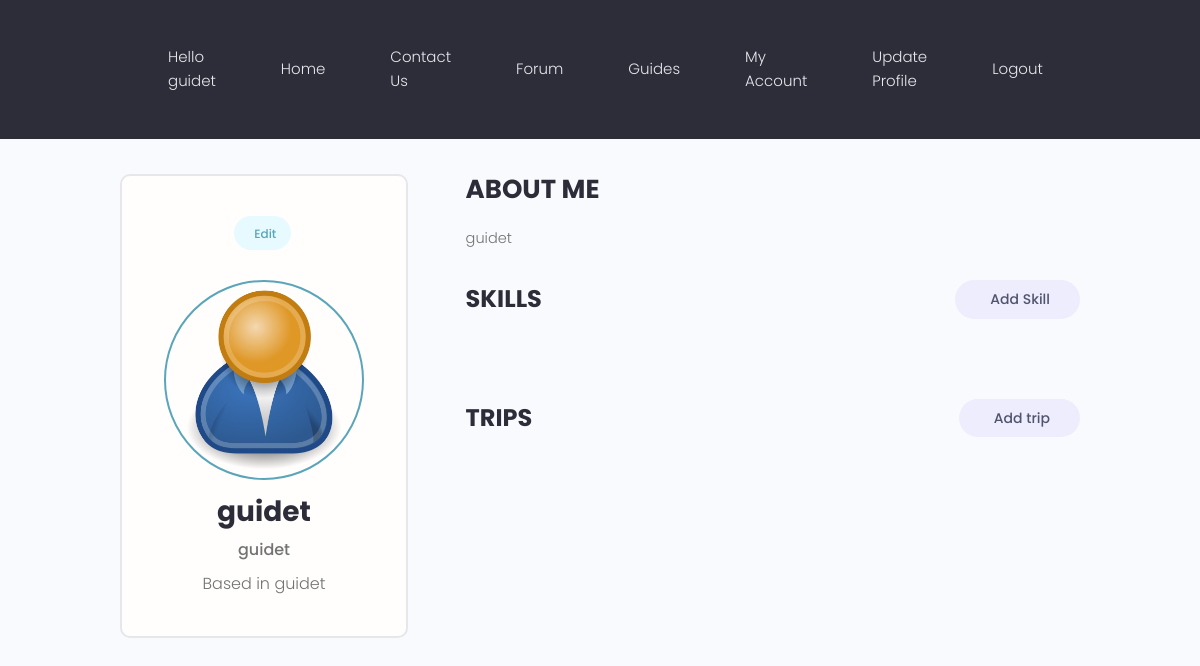
/users/account/ (signed in), run on the app's committed database.
### users/models.py (models this page shows, shortened)
class Profile(models.Model):
    user = models.OneToOneField(User, on_delete=models.CASCADE, null=True, blank=True)
    name = models.CharField(max_length=200, blank=True, null=True)
    email = models.EmailField(max_length=500, blank=True, null= True)
    username =  models.CharField(max_length=200, blank=True, null=True)
    location =  models.CharField(max_length=200, blank=True, null=True)
    short_intro = models.CharField(max_length=200, blank = True, null=True)
    bio = models.TextField(blank=True,null=True)
    profile_image = models.ImageField(
        null=True, blank=True, upload_to='profiles/', default= "profiles/user-default.png")
    guide_confirmation = models.ImageField(
        null=True, blank=True, upload_to='profiles/')
    admin_approved=models.BooleanField(default=False)
    created = models.DateTimeField(auto_now_add=True)
    id = models.UUIDField(default=uuid.uuid4, unique=True, primary_key=True,editable=False)

### users/views.py (the view)
# urls.py: path('account/',views.userAccount, name="account"),
@login_required(login_url='login')
def userAccount(request):
    profile = request.user.profile
    Skills = profile.skill_set.all()
    trips = profile.trip_set.all()
    context = {'profile':profile, 'skills':Skills, 'trips':trips}
    return render(request,'users/account.html',context)

### forum/context_processors.py (called while the page is built, shortened)
def searchFunction(request):
    search_context = {}
    posts = Post.objects.all()
    return search_context

### users/templates/users/account.html (shortened to what this page needs)
{% extends 'main.html' %}
{% block content %}
  <main class="settingsPage profile my-md">
    <div class="container">
      <div class="layout">
        <div class="column column--1of3">
          <div class="card text-center">
            <div class="card__body dev">
              <a class="tag tag--pill tag--main settings__btn" href="{% url 'edit-account' %}"> Edit</a>
              <img class="avatar avatar--xl dev__avatar" src="{{ profile.profile_image.url }}" />
              <h2 class="dev__name">{{profile.name}}</h2>
              <p class="dev__title">{{profile.short_intro}}</p>
              <p class="dev__location">Based in {{ profile.location }}</p>
            </div>
          </div>
        </div>
        <div class="column column--2of3">
          <div class="devInfo">
            <h3 class="devInfo__title">About Me</h3>
            <p class="devInfo__about">{{ profile.bio }}</p>
          </div>
          <div class="settings">
            <h3 class="settings__title">Skills</h3>
            <a class="tag tag--pill tag--sub settings__btn tag--lg" href="{% url 'create-skill' %}"> Add Skill</a>
          </div>
          <div class="settings">
            <h3 class="settings__title">Trips</h3>
            <a class="tag tag--pill tag--sub settings__btn tag--lg" href="{% url 'create-trip' %}"> Add trip</a>
          </div>
        </div>
      </div>
    </div>
  </main>
{% endblock content %}

### templates/navbar.html (shortened to what this page needs)
{% load static %}
 <header class="header">
    <div class="container container--narrow">
      <nav class="header__nav">
        <ul class="header__menu">
          {% if user.is_authenticated %}
          <li class="header__menuItem"><a >Hello {{user}} </a></li>
          {%endif%}
          <li class="header__menuItem"><a href="{% url 'trips' %}">Home</a></li>
          <li class="header__menuItem"><a href="{% url 'contact' %}">Contact Us</a></li>
          <li class="header__menuItem"><a href="{% url 'forumhome' %}">Forum</a></li>
          <li class="header__menuItem"><a href="{% url 'profiles' %}">Guides</a></li>
          {% if user.is_authenticated %}
          <li class="header__menuItem"><a href="{% url 'account' %}">My Account</a></li>
          <li class="header__menuItem"><a href="{% url 'update_profile' %}">Update Profile</a></li>
          <li class="header__menuItem"><a href="{% url 'logout' %}">Logout</a></li>
          {% else %}
          <li class="header__menuItem"><a href="{% url 'signin' %}" class="btn btn--sub">Login</a></li>
          <li class="header__menuItem"><a href="{% url 'signup' %}" class="btn btn--sub">Signup</a></li>
          {% endif %}
        </ul>
      </nav>
    </div>
  </header>

### static/styles/app.css (style rules this page uses)
:root { --color-sub: #2d2d39; }
.card { border: 2px solid var(--color-light); }
img { width: 100%; }
.header { position: sticky; z-index: 111; background-color: var(--color-sub); padding: 1.5rem 0; }
.header > .container { display: flex; justify-content: space-between; align-items: center; }
.header__nav > ul { display: inline-flex; align-items: center; list-style: none; gap: 6.5rem; }
.header__menuItem > a { color: var(--color-light); font-weight: 300; }
.profile .card > .dev { padding: 4rem; }
.dev__avatar { display: block; margin: auto; }
.dev__name { color: var(--color-sub); font-size: 2.8rem; font-weight: 700; margin-top: 1rem; margin-bottom: 0.5rem; }
.dev__title { font-size: 1.6rem; font-weight: 500; line-height: 1.3; }
.dev__location { margin-top: 1rem; }
.devInfo { margin-bottom: 3rem; }
.devInfo__title, .devInfo__subtitle { font-size: 2.6rem; color: var(--color-sub); text-transform: uppercase; font-weight: 700; margin-bottom: 1.5rem; }
.devInfo__about, .devSkill__info { font-size: 1.45rem; line-height: 1.7; text-align: justify; }
.settingsPage .dev > .settings__btn { display: inline-block; margin-bottom: 3rem; }
.settings { display: flex; justify-content: space-between; align-items: center; }
.settings__title { font-size: 2.4rem; text-transform: uppercase; font-weight: 700; color: var(--color-sub); }

### static/uikit/styles/modules/_variables.css (style rules this page uses)
:root { --color-main: #5aa5b9; --color-main-light: #e6faff; --color-sub: #3f4156; --color-sub-light: #51546e; --color-sub-lighter: #ededfd; --color-text: #737373; --color-gray: #8b8b8b; --color-light: #e5e7eb; --color-light-gray: #767676; --color-bg: #f8fafd; --color-white: #fffefd; --color-white-light: #f3f3f3; --color-success: #359e64; --color-success-bg: #def8e8; --color-error: #fc4b0b; --color-error-bg: #fff2ee; --font-base: 'Poppins', arial, helvetica, 'Segoe UI', roboto, ubuntu, sans-serif; --font-monospace: 'Fira Code', 'Courier New', courier, monospace; --font-regular: 300; --font-medium: 500; --font-bold: 700; --generic-shadow: 1px 1px 5px #00000010; --generic-transition: all 0.3s ease-in-out; }

### static/uikit/styles/modules/_base.css (style rules this page uses)
* { margin: 0; padding: 0; box-sizing: border-box; text-rendering: optimizeLegibility; color: inherit; font-size: inherit; }
html { font-size: 50%; }
@media only screen and (min-width: 480px) { html { font-size: 56.25%; } }
@media only screen and (min-width: 1200px) { html { font-size: 62.5%; } }
body { line-height: 1.6; font-weight: 400; font-size: 1.5rem; color: var(--color-text); background-color: var(--color-bg); min-height: 100vh; }

### static/uikit/styles/modules/_typography.css (style rules this page uses)
* { font-family: var(--font-base); }
h2 { font-size: 3.6rem; font-weight: var(--font-bold); }
h3 { font-size: 3.2rem; font-weight: var(--font-medium); }
p, span, strong { font-size: 1.6rem; color: var(--color-text); font-weight: var(--font-regular); }
a { padding-bottom: 2px; text-decoration: none; display: inline-block; color: var(--color-main); font-weight: var(--font-medium); }

### static/uikit/styles/modules/_utilities.css (style rules this page uses)
.container { width: 92%; max-width: 165rem; margin: 0 auto; box-sizing: border-box; }
.container--narrow { width: 92%; max-width: 120rem; }
@media screen and (min-width: 1000px) { .container { width: 90%; } }
@media screen and (min-width: 1000px) { .container--narrow { width: 85%; } }
@media screen and (min-width: 1200px) { .container { width: 80%; } }
@media screen and (min-width: 1200px) { .container--narrow { width: 72%; } }
.text-center { text-align: center; }
.my-md { margin: 3rem auto; }

### static/uikit/styles/modules/_avatar.css (style rules this page uses)
.avatar { border-radius: 50%; border: 2px solid var(--color-main); object-fit: cover; }
.avatar--xl { height: 20rem; width: 20rem; }

### static/uikit/styles/modules/_card.css (style rules this page uses)
.card { border-radius: 1rem; background-color: var(--color-white); border: 1.5px solid var(--color-light); width: auto; height: auto; margin-top: 0.5rem; margin-bottom: 0.5rem; overflow: hidden; }
.card__body, .card__header { padding: 2rem 2.5rem; }

### static/uikit/styles/modules/_tag.css (style rules this page uses)
.tag { display: inline-flex; align-items: center; background-color: var(--color-sub); height: -webkit-fit-content; height: -moz-fit-content; height: fit-content; width: -webkit-fit-content; width: -moz-fit-content; width: fit-content; border-radius: 0.5rem; padding: 0.5rem 1.5rem; font-size: 1.2rem; cursor: pointer; }
.tag:not(:last-child) { margin-right: 0.25rem; margin-bottom: 0.75rem; }
.tag--pill { border-radius: 5rem; }
.tag--main, .tag--main > small { background: var(--color-main-light); color: var(--color-main); font-weight: 500; }
.tag--sub, .tag--sub > small { background: var(--color-sub-lighter); color: var(--color-sub-light); font-weight: 500; }
.tag--lg { padding: 0.8rem 3rem; font-size: 1.4rem; }

### data on the page
Profile: profile_image (placeholder picture), name "guidet", short_intro "guidet", location "guidet", bio "guidet"

### other printed values
{{ user }} "guidet"
